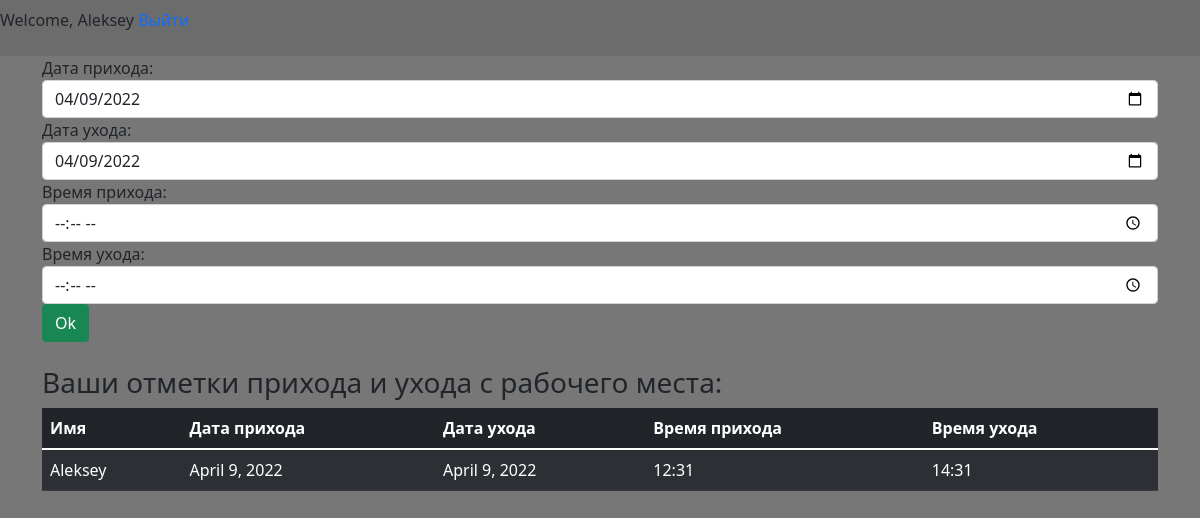
/tm/ (signed in), run on the app's committed database.
### TM_app/models.py (models this page shows, shortened)
class TimesModel(models.Model):
    user_name = models.CharField(max_length=50, blank=False, default='123')
    in_date = models.DateField(blank=False, default=datetime.now)
    out_date = models.DateField(blank=False, default=datetime.now)
    in_time = models.TextField(blank=False)
    out_time = models.TextField(blank=False)

### TM_app/views.py (the view, shortened to what this page needs)
# urls.py: path('', create, name='create_times'),
def create(request):
    form = TimesForm()
    data = {
        'form': form,
        'times': services.get_context(request)
    }
    return render(request, 'TM_app/times.html', data)

### TM_app/forms.py
class TimesForm(ModelForm):
    class Meta:
        model = TimesModel
        exclude = ["user_name"]
        widgets = {
            'in_date': DateInput(attrs={'class': 'form-control'}),
            'out_date': DateInput(attrs={'class': 'form-control'}),
            "in_time": TimeInput(attrs={'class': 'form-control'}),
            "out_time": TimeInput(attrs={'class': 'form-control'}),
        }

### TM_app/services.py (called while the page is built)
def get_context(request):
    all_times = []
    times = TimesModel.objects.all()
    for time in times:
        time_info = {
            'user_name': time.user_name,
            'in_time': time.in_time,
            'out_time': time.out_time,
            'in_date': time.in_date,
            'out_date': time.out_date,
            }
        all_times.append(time_info)
    return all_times

### TM_app/templates/TM_app/times.html (shortened to what this page needs)
{% extends 'base.html' %}
{% load static %}
{% block content %}
{% if user.is_authenticated %}
    <form method="post">
            <label>Дата прихода: </label>
            {{ form.in_date }}
            <label>Дата ухода: </label>
            {{ form.out_date }}
            <label>Время прихода: </label>
            {{ form.in_time }}
            <label>Время ухода: </label>
            {{ form.out_time }}
        <button type="submit" class="btn btn-success">Ok</button>
    </form>
    <br>
    <h3>Ваши отметки прихода и ухода с рабочего места:</h3>
    <table class="table table-striped table-dark">
        <thead>
            <th>Имя</th>
            <th>Дата прихода</th>
            <th>Дата ухода</th>
            <th>Время прихода</th>
            <th>Время ухода</th>
        </thead>
        <tbody>
            {% for el in times %}
            {% if el.user_name|lower == user.username|lower %}
                <tr>
                    <td>{{ el.user_name }}</td>
                    <td>{{ el.in_date }}</td>
                    <td>{{ el.out_date }}</td>
                    <td>{{ el.in_time }}</td>
                    <td>{{ el.out_time }}</td>
                </tr>
            {% endif %}
            {% endfor %}
        </tbody>
    </table>
{% endif %}
{% endblock %}

### templates/base.html (shortened to what this page needs)
{% load static %}
<!DOCTYPE html>
<html lang="en">
<head>
    <link href="https://cdn.jsdelivr.net/npm/bootstrap@5.1.3/dist/css/bootstrap.min.css" rel="stylesheet">
    <link rel="stylesheet" href="{% static 'TM_app/css/style.css' %}" type="text/css">
</head>
<body>
    <nav class="navbar navbar-light" style="background-color: #3637382c;">
        {% if user.is_authenticated %}
            <p>
                Welcome, {{ user.username }}    <a href="{% url 'logout' %} " id="nav_link">Выйти</a>
            </p>
        {% else %}
            <a href="{% url 'login' %}">Логин</a>
            <a href="{% url 'signup' %}">Регистрация</a>
        {% endif %}
    </nav>
    <div class="container">
        {% block content %}
        {% endblock %}
    </div>
</body>
</html>

### TM_app/static/TM_app/css/style.css (style rules this page uses)
a { text-decoration: none; }
body { background-color: rgba(41, 41, 41, 0.637); }

### data on the page
TimesModel: user_name "Aleksey", in_date "April 9, 2022", out_date "April 9, 2022", in_time "12:31", out_time "14:31"

### other printed values
{{ user.username }} "Aleksey"
